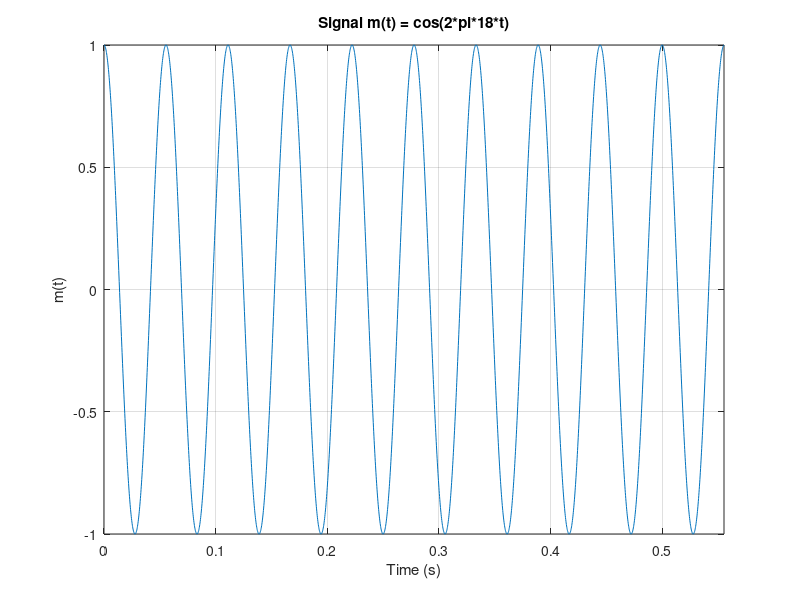
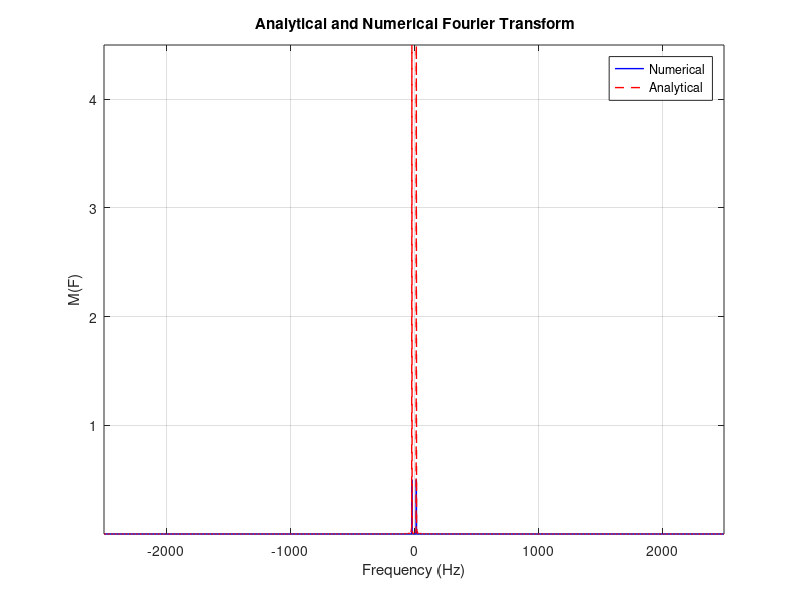
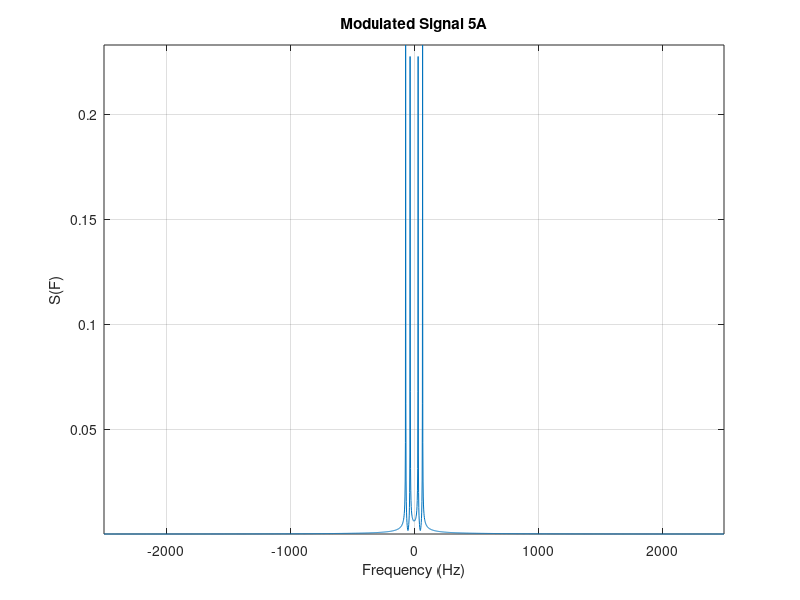
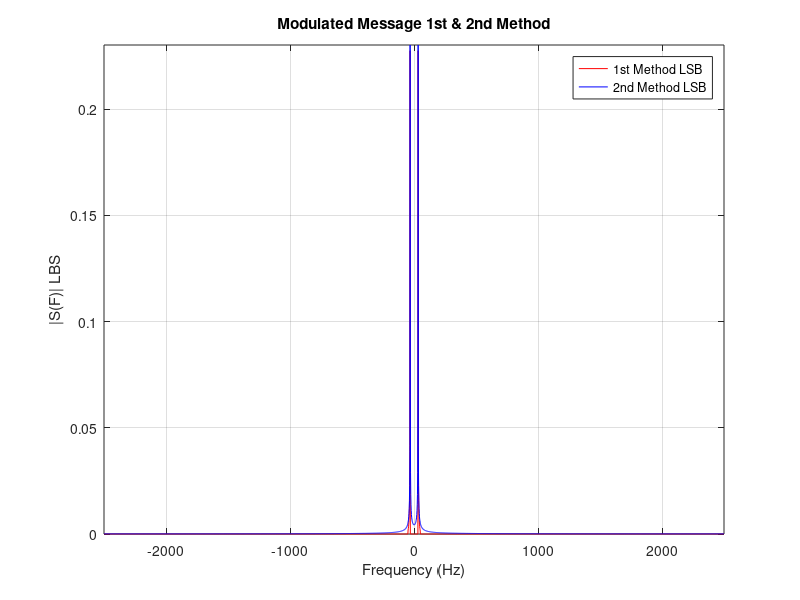

MATLAB code to generate these figures, in order:
clc;
close all;
clear;
fc = 50;
Ac = 1;
ts=0.01/fc;  %Time step
fm=18;       %Message Frequency
T=10/fm;      %Total simulation time
fs=1/ts;     % Sampling frequency
N=ceil(T/ts); %Length of Vector 
t=0:ts:(N-1)*ts;
df=fs/N;      %Frequency step
m=cos(2*pi*fm*t); %Message Signal
m(t>9|t<0)=0;
figure (1);
plot(t,m);
xlabel('Time (s)');
ylabel('m(t)');
title('Signal m(t) = cos(2*pi*18*t)');
axis tight;
grid on;
%%%%%%%%%%%%%%%%%%%%%%%%%%%%%%%%%%%%%%%%%%%%%%%%%
if(rem(N,2)==0)
f = - (0.5*fs) : df : (0.5*fs-df) ; 
else
    f = - (0.5*fs-0.5*df) : df : (0.5*fs-0.5*df) ; 
end
%%%%%%%%%%%%%%%%%%%%%%%%%%%%%%%%%%%%%%%%%%%%%%%%%
% Numerical fft
M_nu=fftshift(fft(m))/N;


% Analytical expression 
M_an = 4.5*sinc(9*(f-18)).*exp(-i*pi*9*(f-18)) + 4.5*sinc(9*(f+18)).*exp(-i*pi*9*(f+18));

%%%%%%%%%%%%%%%%%%%%%%%%%%%%%%%%%%%%%%%%%%%%%%%%%
%plot
figure (2);
plot(f,abs(M_nu),"Color","b","LineWidth",1);
hold on ;
plot(f,abs(M_an),"Color","r","LineStyle","--","LineWidth",1);
xlabel('Frequency (Hz)');
ylabel ('M(F)');
title(' Analytical and Numerical Fourier Transform');
legend('Numerical', 'Analytical');
axis tight;
grid on;

%%%%%%%%%%%%%%%%%%%%%%%%%%%%%%%%%%%%%%%%%%%%%%%%% get Band_Width
Max_Value = max(abs(M_nu));
Therhold_Value = 0.01 * Max_Value;
Above_Therhold = abs (M_nu) >= abs(Therhold_Value);

%figure (88)
%plot (f,Above_Therhold)

Freq_Index = find(Above_Therhold);

if ~isempty(Freq_Index)
    % These define the bandwidth higher edge
    f_max = f(Freq_Index(end));
       
end
    
Band_Width = f_max;

disp(['Band Width = ' num2str(Band_Width)]);

%%%%%%%%%%%%%%%%%%%%%%%%%%%%%%%%%%%%%%%%%%%%%%%%% Point 5
c = Ac * cos(2*pi*fc*t);


%%%%%%%%%%%%%%%%%%%%%%%%%%%%%%%%%%%%%%%%%%%%%%%%%


%%%%%%%%%%%%%%%%%%%%%%%%%%%%%%%%%%%%%%%%%%%%%%%%% 1st method by BPF
s=m.*c;

S=fftshift(fft(s))/N; % Modulated Signal in freq domain
figure(4) 
plot(f,abs(S));
hold on ;
xlabel('Frequency (Hz)')
ylabel ('S(F)');
title('Modulated Signal 5A' )
grid on;
axis tight;

BPF = zeros(size(f));
BPF(f>(fc-Band_Width) & f<=(fc))=1;    % +ve frequency
BPF(f<-(fc-Band_Width) & f>= -(fc))=1; % -ve frequency
S_LSB1 = BPF.*S;  % 1st LSB Signal
%%%%%%%%%%%%%%%%%%%%%%%%%%%%%%%%%%%%%%%%%%%%%%%%% 2nd method by Hilbert transform of m(t)
m_hilbert = imag(hilbert(m));

% LSB modulation: s(t) = m(t)*cos(wc*t) + m_hat(t)*sin(wc*t)
s_LSB2 = 0.5 * m .*  cos(2*pi*fc*t) + 0.5 *m_hilbert.* sin(2*pi*fc*t);

% LSB in freq doman (method 2)
S_LSB2 = fftshift(fft(s_LSB2)/N); %2nd LSB Signal in freq domain 

%%%%%%%%%%%%%%%%%%%%%%%%%%%%%%%%%%%%%%%%%%%%%%%%% Plot of S_LSB1 & S_LSB2
figure (5);
plot(f,abs(S_LSB1),"Color","r");
hold on ;
plot(f,abs(S_LSB2),"Color","b" , "LineWidth",0.6);

xlabel('Frequency (Hz)');
ylabel ('|S(F)| LBS');
title('Modulated Message 1st & 2nd Method');
axis tight;
grid on;
legend('1st Method LSB', '2nd Method LSB');


%%%%%%%%%%%%%%%%%%%%%%%%%%%%%%%%%%%%%%%%%%%%%%%%% S1_Band_Width (BW for S_LSB1)


Max_Value = max(abs(S_LSB1));
Therhold_Value = 0.01 * Max_Value;
Above_Therhold = abs (M_nu) > abs(Therhold_Value);
Freq_Index = find(Above_Therhold);

if ~isempty(Freq_Index)
    % These define the bandwidth edges
    f_min = f(Freq_Index(1));
    f_max = f(Freq_Index(end));
       
end
    

S1_Band_Width = f_max - f_min;

%%%%%%%%%%%%%%%%%%%%%%%%%%%%%%%%%%%%%%%%%%%%%%%%%  S2_Band_Width (BW for S_LSB2)
Max_Value = max(abs(S_LSB2));
Therhold_Value = 0.01 * Max_Value;
Above_Therhold = abs (M_nu) >= abs(Therhold_Value);
Freq_Index = find(Above_Therhold);

if ~isempty(Freq_Index)
    % These define the bandwidth edges
    f_min = f(Freq_Index(1));
    f_max = f(Freq_Index(end));
       
end
    
S2_Band_Width = f_max - f_min;

%%%%%%%%%%%%%%%%%%%%%%%%%%%%%%%%%%%%%%%%%%%%%%%%% print BW of 2 mehtods
disp(['1st method BW_SSB = ' num2str(S1_Band_Width)]);
disp(['2nd method BW_SSB = ' num2str(S2_Band_Width)]);

%%%%%%%%%%%%%%%%%%%%%%%%%%%%%%%%%%%%%%%%%%%%%%%%% End point 5A 
%%%%%%%%%%%%%%%%%%%%%%%%%%%%% demodulated signal Using Coherent Detector


s_LSB2 = ifft(fftshift(S_LSB2))*N; % LSB in time domain 
v = s_LSB2.*c;

V=fftshift(fft(v))/N; % Demodulated Signal before LBF

H=abs(f)<22; %LBF 

mo=real(ifft(fftshift(H.* V))*N); % Demodilated Signal

figure(7) 
plot(t,mo);
hold on 
plot(t,m, "Color","r");

title('Signal & Demodulated SIgnal in Time Domain')


xlabel('Time');
ylabel('m(t)');
legend('Demodulated signal' , 'Orignal Message')
axis tight;
grid on;
